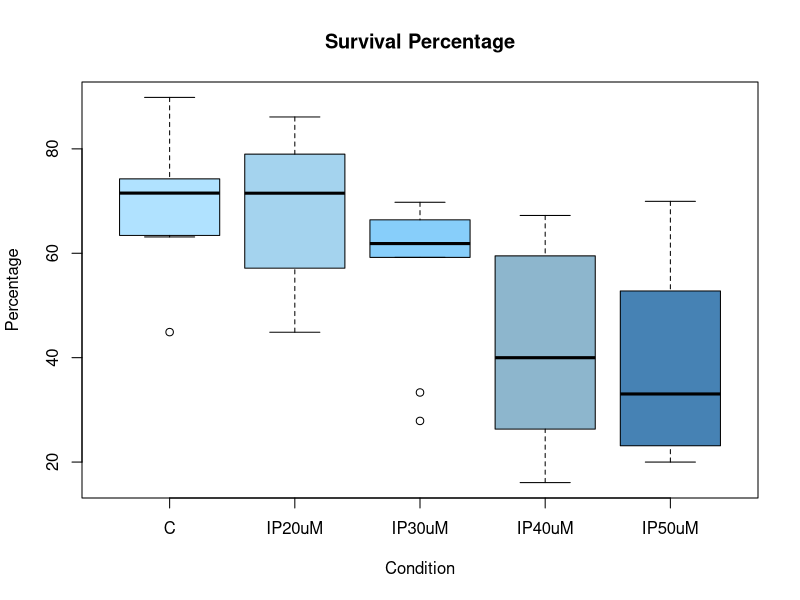
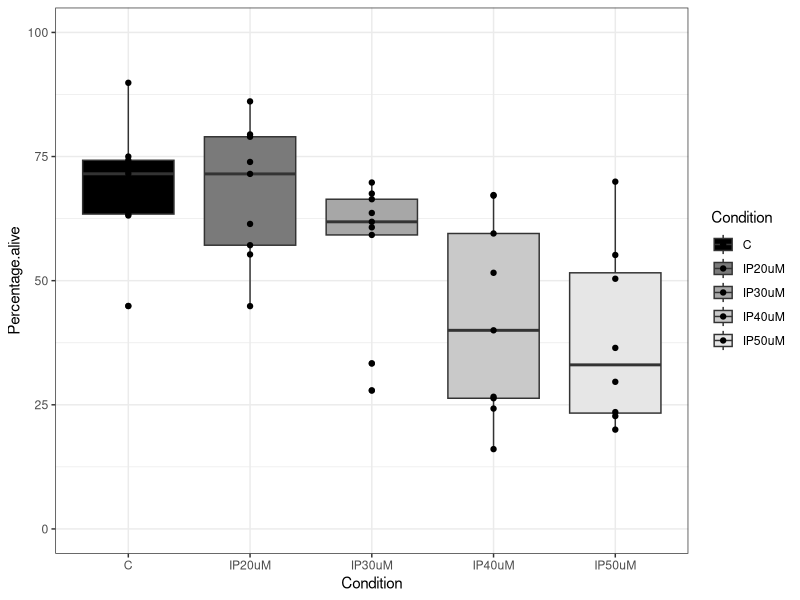

These charts were generated, in order, by the following R code:
data<-read.table('peptide_toxicity.txt', header=T)
library(plyr)
library(ggplot2)

data['Total'] <- data$Alive + data$Dead
data['Percentage.alive'] <- data$Alive * 100/data$Total
data['Percentage.dead'] <- 100.00 -data$Percentage.alive

data_summary <- ddply(data, "Condition", summarise, mean.alive = mean(Percentage.alive),
        mean.dead = mean(Percentage.dead))

surv_boxplot <- boxplot(data$'Percentage.alive'~data$'Condition', data, main='Survival Percentage', xlab='Condition',
        ylab='Percentage', col=c('lightskyblue1', 'lightskyblue2', 'lightskyblue', 'lightskyblue3', 'steelblue'))

surv_plot <- ggplot(data, aes(x = Condition, y = Percentage.alive, fill = Condition)) +
				geom_boxplot() + geom_point() + theme_bw() +
				ylim(0, 100) + scale_fill_grey(start = 0, end = .9)
				

ggsave(surv_plot, file = 'MEFs_survival.pdf')

aov_cond <- aov(data$Percentage.alive ~ data$Condition)
print(summary(aov_cond))

tuk <- TukeyHSD(aov_cond)
print(tuk)
